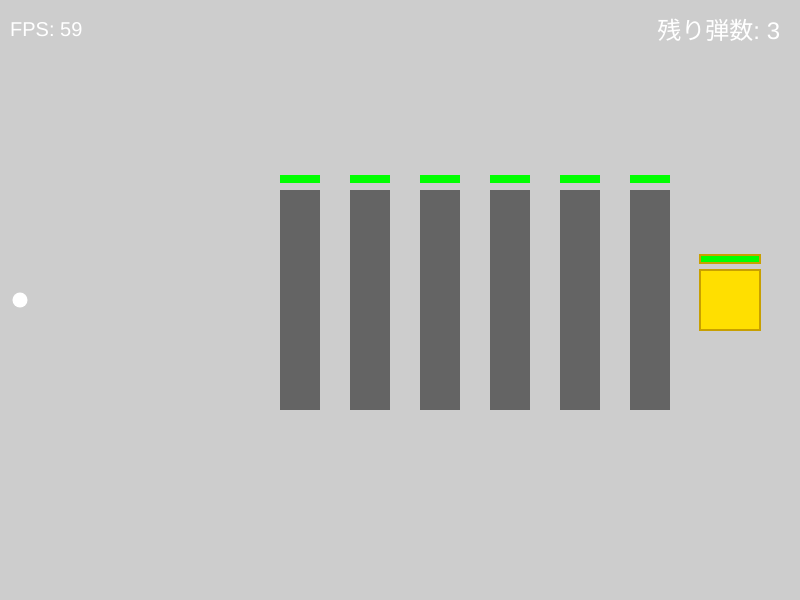
Frame 1 (no input)
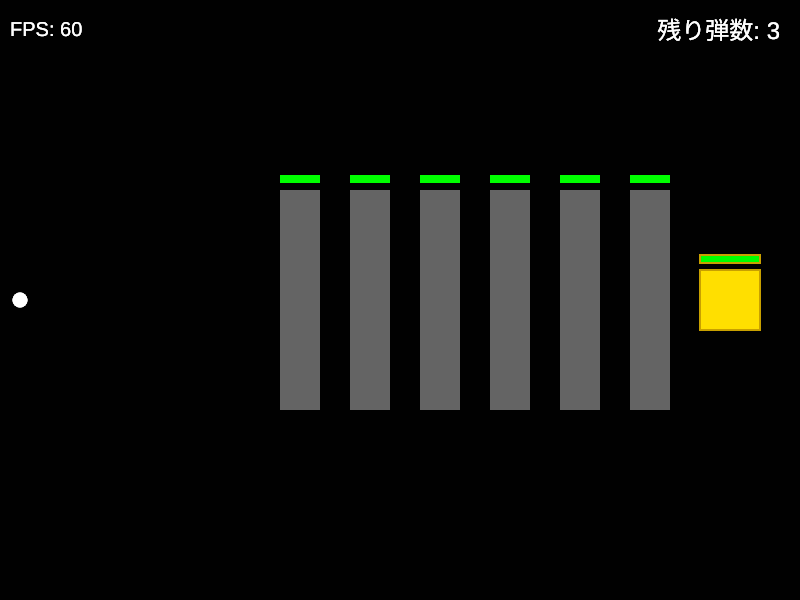
Frame 60 (no input)
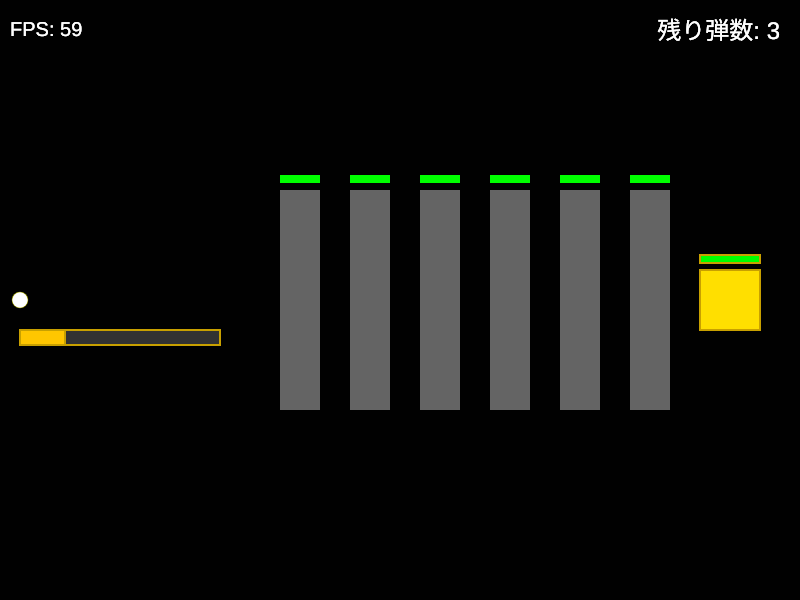
Frame 120 (the mouse pressed at the canvas centre since frame 60)

The p5.js sketch that drew these frames (run headless with seeded random() and noise() and a simulated clock; from frame 60 on, the mouse is pressed at the canvas centre):

// p5.js sketch
// ── sketch.js
// ゲームの状態を管理する変数
let gameState = 'playing'; // 'playing', 'charging', 'firing', 'gameClear', 'gameOver'

// オブジェクト
let player; 
let walls = []; // 壁を配列で管理
let treasure;
let particles = [];

// チャージ関連
let chargeTime = 0;
const MAX_CHARGE = 800; // 最大チャージ時間 (例: 2倍に変更)
const CHARGE_SPEED = 3; // ★チャージ速度。この数値を大きくすると速くなります。
let fireDuration = 0; // ビームの持続時間
let initialFireDuration = 0; // ビームの総持続時間
let shotsRemaining = 3; // ★残り弾数

function setup() {
  createCanvas(800, 600);

  // 他のツールへのリンクを追加
  // プレイヤーの初期化
  player = {
    x: 20,
    y: height / 2,
    size: 30
  };

  // 壁の生成
  walls = []; // 配列を初期化
  const numWalls = 6;
  const startX = 300;
  const wallSpacing = 70;
  const initialHp = 5000;
  const hpIncrement = 7000;

  for (let i = 0; i < numWalls; i++) {
    const x = startX + i * wallSpacing;
    const hp = initialHp + i * hpIncrement;
    walls.push(new Wall(x, height / 2, 40, 220, hp));
  }

  // 最後の壁の後ろに宝物を配置
  const lastWallX = walls[walls.length - 1].x;
  treasure = new Treasure(lastWallX + 80, height / 2, 60, 2500);
}

function draw() {
  background(0, 50); // 黒背景＋残像効果

  // ゲーム状態に応じた処理の分岐
  switch (gameState) {
    case 'playing':
    case 'charging':
    case 'firing':
      runGame();
      break;
    case 'gameClear':
      showGameClearScreen();
      break;
    case 'gameOver':
      showGameOverScreen();
      break;
  }
}

// ゲーム実行中の処理
function runGame() {
  // プレイヤーの描画とエフェクト
  drawEmitter();

  // チャージ処理
  if (gameState === 'charging') {
    chargeTime += CHARGE_SPEED; // ★チャージ速度を適用
    if (chargeTime > MAX_CHARGE) {
      chargeTime = MAX_CHARGE;
    }
  }

  // ビーム放出処理
  if (gameState === 'firing') {
    if (fireDuration > 0) {
      fireDuration--;

      // ★ 放出量の動的計算
      // ビームの進行度を計算 (0.0 -> 1.0)
      const progress = (initialFireDuration - fireDuration) / initialFireDuration;

      // チャージ量の影響度を計算 (短いチャージほど影響が少なくなる)
      // pow()を使って、チャージが少ない領域では値が0に近くなるように調整
      const chargeImpact = pow(initialFireDuration / MAX_CHARGE, 2);
      
      // 進行度とチャージ量に応じて放出量を変化させる
      const minParticles = 1;
      const maxParticles = map(initialFireDuration, 0, MAX_CHARGE, 10, 40); // チャージ量が多いほど最大放出量も増える
      const particlesThisFrame = floor(map(pow(progress, 2) * chargeImpact, 0, 1, minParticles, maxParticles));

      generateParticles(particlesThisFrame);
    } else {
      gameState = 'playing'; // 撃ち終わったら通常状態に
    }
  }

  // 壁と宝物の描画と更新
  for(const wall of walls) {
    wall.display();
  }
  treasure.display();

  // パーティクルの更新と描画
  for (let i = particles.length - 1; i >= 0; i--) {
    let p = particles[i];
    p.update();
    p.display();

    let hitAnyWall = false;
    // 壁との当たり判定
    for (const wall of walls) {
      if (wall.hp > 0 && wall.checkCollision(p)) {
        hitAnyWall = true;
        break; // 1フレームで1つの壁にしか当たらない
      }
    }
    if (hitAnyWall) continue; // 壁に当たったら宝物には当たらない

    // 宝物との当たり判定
    if (treasure.hp > 0) {
      treasure.checkCollision(p);
    }

    // 寿命か画面外で削除
    if (p.isDead()) {
      particles.splice(i, 1);
    }
  }
  
  // ゲージ描画
  drawGauge();

  // ★残り弾数を表示
  textAlign(RIGHT, TOP);
  textSize(24);
  fill(255);
  noStroke();
  text(`残り弾数: ${shotsRemaining}`, width - 20, 20);

  // FPS表示
  fill(255);
  textSize(20);
  textAlign(LEFT, TOP);
  text(`FPS: ${floor(frameRate())}`, 10, 20);

  // ゲームクリア・オーバーの判定
  checkGameState();
}

// マウスボタンが押された時
function mousePressed() {
  if (gameState === 'playing') {
    gameState = 'charging';
    chargeTime = 0;
  } else if (gameState === 'gameClear' || gameState === 'gameOver') {
    // ゲームクリア/オーバー画面でクリックしたらリスタート
    restartGame();
  }
}

// マウスボタンが離された時
function mouseReleased() {
  if (gameState === 'charging') {
    gameState = 'firing';
    // チャージ量に応じて持続時間と放出数を設定
    initialFireDuration = chargeTime; // 総持続時間を保存
    fireDuration = chargeTime; // 残り時間をセット
    chargeTime = 0;
    shotsRemaining--; // ★弾数を1減らす
  }
}

// ゲーム状態の判定
function checkGameState() {
  // ゲームオーバーは最優先で即時判定
  if (treasure.hp <= 0) {
    gameState = 'gameOver';
    return; // ゲームオーバーが確定したら他の判定は不要
  }

  const allWallsDestroyed = walls.every(w => w.hp <= 0);
  const isAttackFinished = gameState !== 'firing' && particles.length === 0;

  // 攻撃が完全に終了した時点でのみ判定
  if (isAttackFinished) {
    // この時点で宝物のHPが残っていればクリア
    if (allWallsDestroyed && treasure.hp > 0) {
      gameState = 'gameClear';
    } 
    // ★弾切れによるゲームオーバー判定
    // 壁が残っている状態で、残り弾数が0になったらゲームオーバー
    else if (!allWallsDestroyed && shotsRemaining <= 0) {
      gameState = 'gameOver';
    }
  }
}

// ゲームクリア画面
function showGameClearScreen() {
  background(20, 80, 20, 150);
  textAlign(CENTER, CENTER);
  textSize(50);
  fill(0);
  text('GAME CLEAR!', width / 2, height / 2 - 40);
  textSize(20);
  text('お宝ゲット！', width / 2, height / 2 + 20);
  text('Click to restart', width / 2, height / 2 + 60);
}

// ゲームオーバー画面
function showGameOverScreen() {
  background(80, 20, 20, 150);
  textAlign(CENTER, CENTER);
  textSize(50);
  fill(0);
  text('GAME OVER', width / 2, height / 2 - 40);
  textSize(20);
  text('宝物を壊してしまった...', width / 2, height / 2 + 20);
  text('Click to restart', width / 2, height / 2 + 60);
}

// ゲームのリスタート
function restartGame() {
  for (const wall of walls) {
    wall.hp = wall.initialHp;
  }
  treasure.hp = treasure.initialHp;
  particles = [];
  shotsRemaining = 3; // ★残り弾数をリセット
  gameState = 'playing';
}

// プレイヤー（エミッター）の描画
function drawEmitter() {
  const x = player.x;
  const y = player.y;

  // チャージ中のエフェクト
  if (gameState === 'charging') {
    let chargeRatio = chargeTime / MAX_CHARGE;
    let auraSize = 10 + chargeRatio * 30;
    let auraAlpha = 0.3 + chargeRatio * 0.5;
    fill(255, 255, 0, random(100, 200) * auraAlpha);
    noStroke();
    ellipse(x, y, auraSize, auraSize);
  }

  fill(255);
  noStroke();
  ellipse(x, y, 15, 15);
}

// ゲージの描画
function drawGauge() {
  const barWidth = 200;
  const barHeight = 15;
  const x = player.x; // ゲージの開始位置をプレイヤーのX座標に合わせる
  const y = player.y + 30;

  if (gameState === 'charging') {
    const chargeRatio = chargeTime / MAX_CHARGE;
    fill(50);
    rect(x, y, barWidth, barHeight);
    const gaugeColor = lerpColor(color(255, 255, 0), color(255, 0, 0), chargeRatio);
    fill(gaugeColor);
    rect(x, y, barWidth * chargeRatio, barHeight);
  } else if (gameState === 'firing') {
    const durationRatio = fireDuration / MAX_CHARGE;
    fill(50);
    rect(x, y, barWidth, barHeight);
    fill(0, 255, 255);
    rect(x, y, barWidth * durationRatio, barHeight);
  }
}

// パーティクル生成
function generateParticles(count) {
  const startX = player.x;
  const startY = player.y;
  const thickness = map(count, 2, 40, 5, 40, true); // 放出量に応じてビームの太さも変える

  for (let i = 0; i < count; i++) {
    const angle = (random() - 0.5) * 0.1;
    const speed = 15 + random() * 5;
    const vx = cos(angle) * speed;
    const vy = sin(angle) * speed;
    const pY = startY + (random() - 0.5) * thickness;
    particles.push(new Particle(startX, pY, vx, vy));
  }
}

// --- クラス定義 ---

// パーティクルクラス
class Particle {
  constructor(x, y, vx, vy) {
    this.x = x;
    this.y = y;
    this.vx = vx;
    this.vy = vy;
    this.size = random(2, 4);
    this.life = 120 + random(60);
    this.damage = 10; // 1粒あたりのダメージ
    this.baseColor = random() > 0.1 ? color(0, 255, 255) : color(255, 255, 0);
  }

  update() {
    this.life--;
    this.x += this.vx;
    this.y += this.vy;
  }

  display() {
    let alpha = map(this.life, 0, 180, 0, 255);
    this.baseColor.setAlpha(alpha);
    fill(this.baseColor);
    noStroke();
    ellipse(this.x, this.y, this.size, this.size);
  }

  isDead() {
    return this.life <= 0 || this.x > width || this.x < 0 || this.y > height || this.y < 0;
  }
}

// 共通の機能を持つ親クラス
class Target {
  constructor(x, y, w, h, hp) {
    this.x = x;
    this.y = y;
    this.w = w;
    this.h = h;
    this.initialHp = hp;
    this.hp = hp;
    this.hitEffect = 0;
  }

  takeDamage(damage) {
    this.hp -= damage;
    if (this.hp < 0) {
      this.hp = 0;
    }
  }

  checkCollision(particle) {
    if (this.hp <= 0) return false;

    if (
      particle.x > this.x - this.w / 2 &&
      particle.x < this.x + this.w / 2 &&
      particle.y > this.y - this.h / 2 &&
      particle.y < this.y + this.h / 2
    ) {
      this.takeDamage(particle.damage);
      this.hitEffect = 10; // ヒットエフェクト開始

      // 壁に当たったパーティクルは散乱させる
      if (this instanceof Wall) {
        particle.x = this.x - this.w / 2 - particle.size; // めり込み防止
        particle.vx = -particle.vx * random(0.2, 0.5);
        particle.vy = (random() - 0.5) * 20;
      } else {
        // 宝物はパーティクルを消すだけ
        particle.life = 0;
      }
      return true;
    }
    return false;
  }

  displayHpBar() {
    const hpRatio = this.hp / this.initialHp;
    const barY = this.y - this.h / 2 - 15;
    rectMode(CORNER);
    fill(50);
    rect(this.x - this.w / 2, barY, this.w, 8);
    const hpColor = lerpColor(color(255, 0, 0), color(0, 255, 0), hpRatio);
    fill(hpColor);
    rect(this.x - this.w / 2, barY, this.w * hpRatio, 8);
  }
}

// 壁クラス (Targetを継承)
class Wall extends Target {
  display() {
    if (this.hp > 0) {
      let shakeX = 0;
      let shakeY = 0;
      const shakeIntensity = 3; // 揺れの大きさを調整

      // ヒットエフェクト中に揺らす
      if (this.hitEffect > 0) {
        shakeX = (random() - 0.5) * shakeIntensity;
        shakeY = (random() - 0.5) * shakeIntensity;
      }

      rectMode(CENTER);
      const hpRatio = this.hp / this.initialHp;
      const wallColor = lerpColor(color(255, 100, 100), color(100, 100, 100), hpRatio);
      fill(wallColor);
      if (this.hitEffect > 0) {
        fill(255, 255, 200, map(this.hitEffect, 0, 10, 0, 255)); // ヒット時の閃光
        this.hitEffect--;
      }
      noStroke();
      rect(this.x + shakeX, this.y + shakeY, this.w, this.h);
      this.displayHpBar();
    }
  }
}

// 宝物クラス (Targetを継承)
class Treasure extends Target {
  constructor(x, y, size, hp) {
    super(x, y, size, size, hp); // wとhに同じsizeを渡す
  }

  display() {
    if (this.hp > 0) {
      rectMode(CENTER);
      fill(255, 223, 0); // 金色
      if (this.hitEffect > 0) {
        fill(255, 255, 255, map(this.hitEffect, 0, 10, 0, 255));
        this.hitEffect--;
      }
      stroke(200, 160, 0); strokeWeight(2);
      rect(this.x, this.y, this.w, this.h);
      this.displayHpBar();
    }
  }
}
